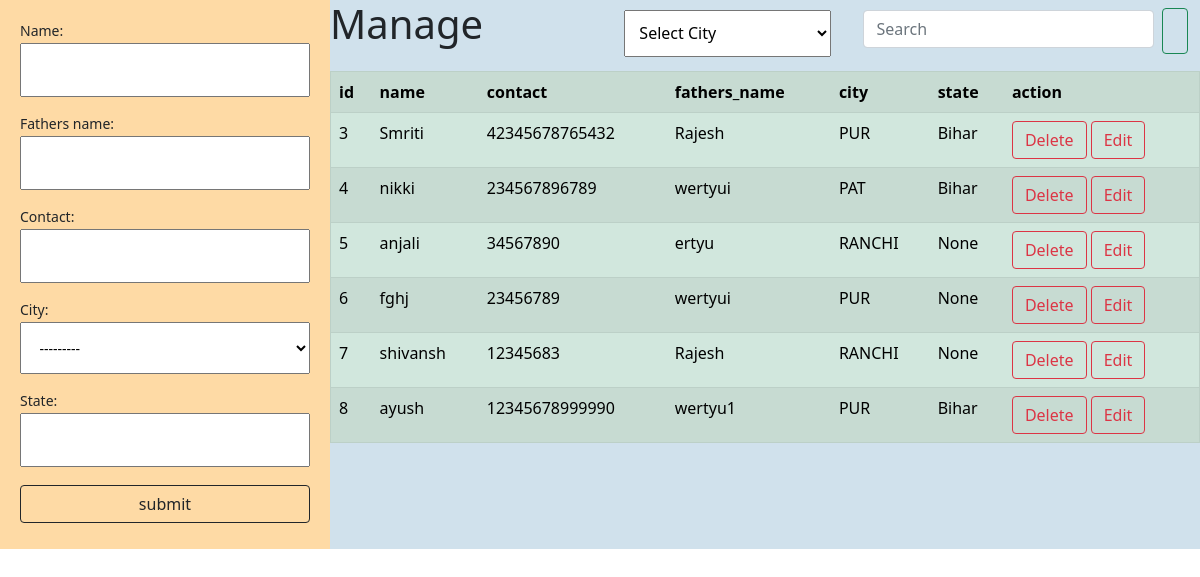
Before: / with the older database file.
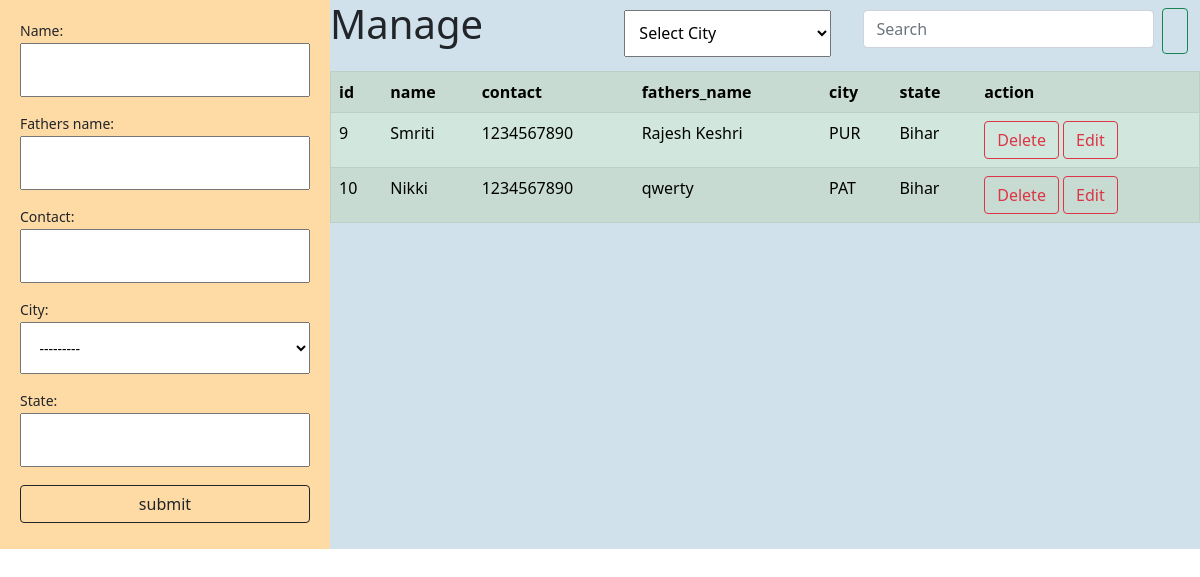
After: the same page with the newer database file.
### school/models.py (models this page shows, shortened)
class Student(models.Model):
    name = models.CharField(max_length=200)
    fathers_name = models.CharField(max_length=200)
    contact = models.IntegerField()
    city = models.CharField(max_length=200,choices= CITY_CHOICE)
    state = models.CharField(max_length=200,null=True,blank=True)

### school/views.py (the view)
# urls.py: path("",homepage),
def homepage (req):
    form = StudentForm(req.POST or None)
    data = {
        "students" : Student.objects.all(),
        "form" : form
    }
    if req.method == "POST":
        if form.is_valid():
            form.save()
            return redirect(homepage)
    return render(req, "index.html", {"form": form, "students": Student.objects.all()})

### school/forms.py
class StudentForm(ModelForm):
    class Meta:
        model = Student
        fields = ("__all__")

### templates/index.html (shortened to what this page needs)
<!DOCTYPE html>
<html lang="en">
  <head>
    <link
      href="https://cdn.jsdelivr.net/npm/bootstrap@5.0.2/dist/css/bootstrap.min.css"
      rel="stylesheet"
    />
  </head>
  <body>
    <div class="flex">
      <div class="small">
        <form action="" method="post">
          {% csrf_token %} {{form.as_p}}
          <input type="submit" value="submit" class="btn btn-outline-dark" />
        </form>
      </div>
      <div class="big">
        <div class="row">
          <div class="col-4">
            <h1>Manage</h1>
          </div>
      <div class="col-3 py-2 px-2">
        <form action="{% url 'filter' %}">
          <select onchange="this.form.submit();"name="city" id="">
            <option value="">Select City</option>
          </select>
        </form>
      </div>
          <div class="col-5 py-2 px-4">
            <form class="d-flex" role="search" action="{% url 'search' %}">
              <input
                class="form-control me-2"
                type="search"
                placeholder="Search"
                aria-label="Search"
                name="search"
              />
              <button class="btn btn-outline-success" type="submit">
              </button>
            </form>
          </div>
        </div>
        <table class="table table-success table-striped" border="1px">
          <tr>
            <th>
              <strong>id</strong>
            </th>
            <th>name</th>
            <th>contact</th>
            <th>fathers_name</th>
            <th>city</th>
            <th>state</th>
            <th>action</th>
          </tr>
          {% for std in students %}
          <tr>
            <td>{{std.id}}</td>
            <td>{{std.name}}</td>
            <td>{{std.contact}}</td>
            <td>{{std.fathers_name}}</td>
            <td>{{std.city}}</td>
            <td>{{std.state}}</td>
            <td>
              <a href="{%url 'delete' std.id%}" class="btn btn-outline-danger"
                >Delete</a
              >
              <a href="{%url 'edit' std.id%}" class="btn btn-outline-danger"
                >Edit</a
              >
            </td>
          </tr>
          {% endfor %}
        </table>
      </div>
    </div>
  </body>
</html>

### templates/index.html (style rules this page uses)
* { margin: 0; }
.flex { display: flex; justify-content: center; height: 100bh; align-items: stretch; }
.small { flex: 1; padding: 20px; background-color: rgb(254, 218, 165); }
.big { flex: 3; background-color: rgb(208, 225, 236); }
input, select { display: block; margin-top: 2px; margin-bottom: 6px; width: 100%; padding: 5%; }
.table { width: 100%; }

Changed rows visible on the page:
removed Student: id "3", name "Smriti", contact "42345678765432", fathers_name "Rajesh", city "PUR", state "Bihar"
removed Student: id "4", name "nikki", contact "234567896789", fathers_name "wertyui", city "PAT", state "Bihar"
removed Student: id "5", name "anjali", contact "34567890", fathers_name "ertyu", city "RANCHI", state "None"
removed Student: id "6", name "fghj", contact "23456789", fathers_name "wertyui", city "PUR", state "None"
removed Student: id "7", name "shivansh", contact "12345683", fathers_name "Rajesh", city "RANCHI", state "None"
removed Student: id "8", name "ayush", contact "12345678999990", fathers_name "wertyu1", city "PUR", state "Bihar"
added Student: id "9", name "Smriti", contact "1234567890", fathers_name "Rajesh Keshri", city "PUR", state "Bihar"
added Student: id "10", name "Nikki", contact "1234567890", fathers_name "qwerty", city "PAT", state "Bihar"
